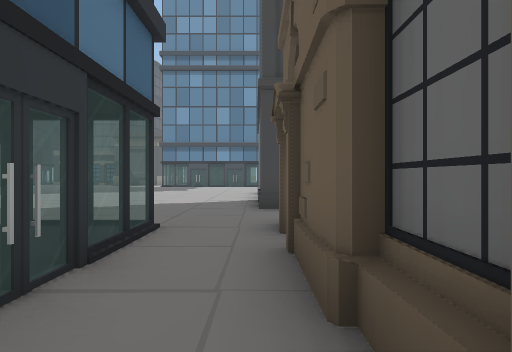
[1] (above)

24 first-person views from a walk through a scene from a Unity 3-D project. The camera is 1.5 m above the floor, looks level and sees 80° across. Doors are open. The floor is counted in squares, 2 m on a side. Each view is taken from the middle of a square. On the plan, view 1 faces up. The plan holds only what a view shows up to about 10 squares ahead; the rest is blank. The place goes on beyond the plan. The player is left out. Some surface patterns are stand-ins.

[2]
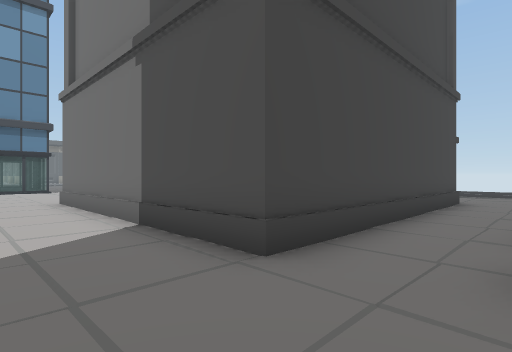

[3]
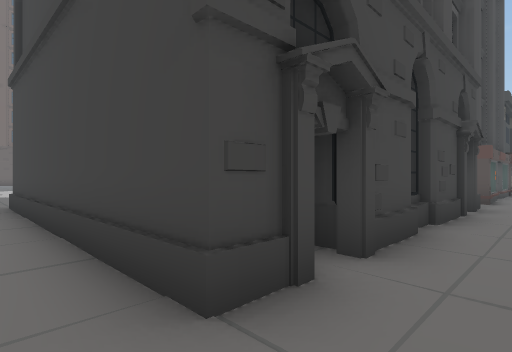

[4]
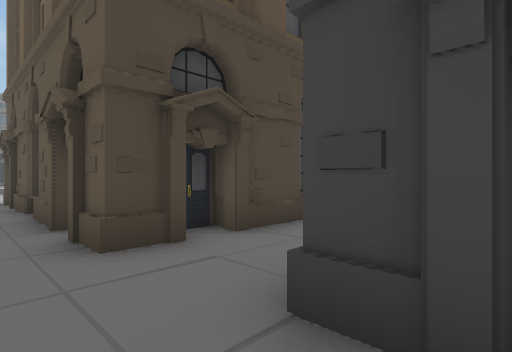

[5]
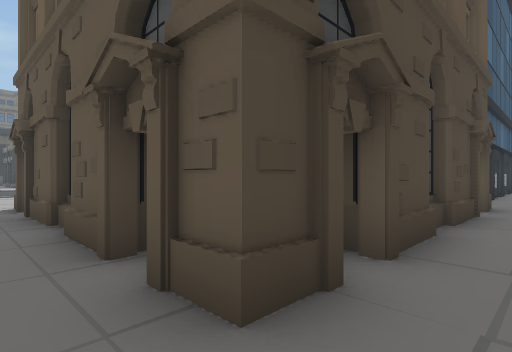

[6]
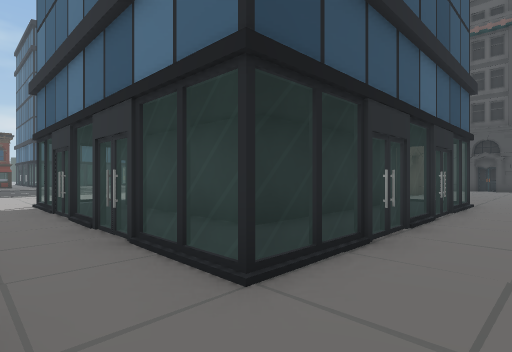

[7]
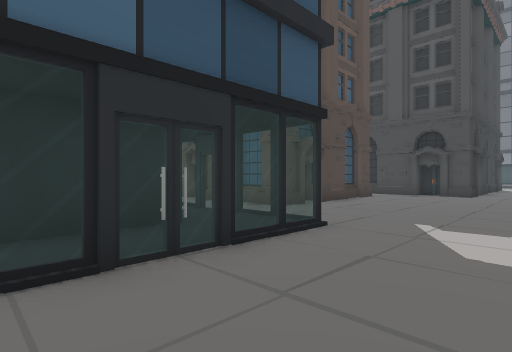

[8]
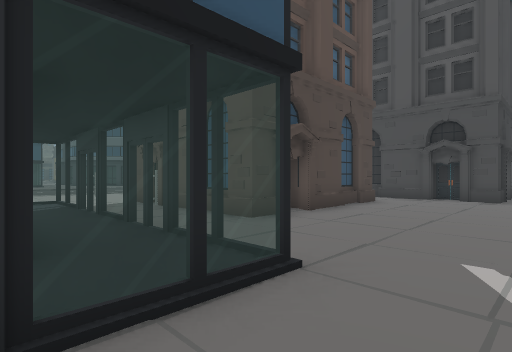

[9]
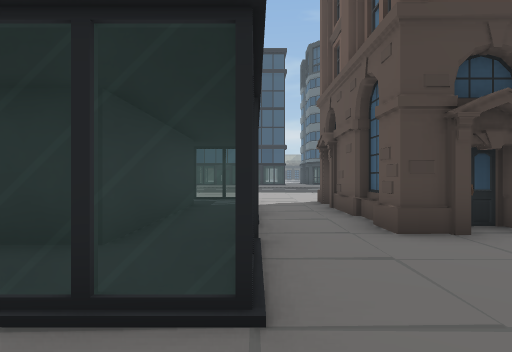

[10]
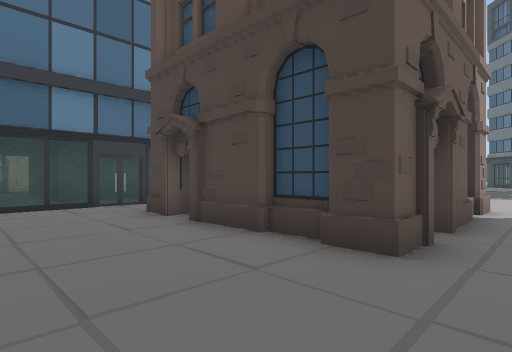

[11]
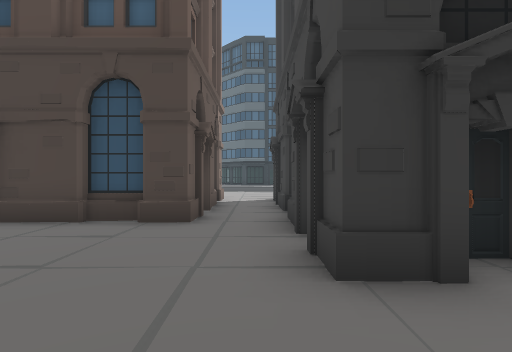

[12]
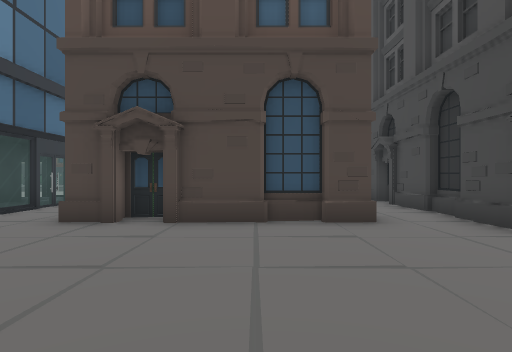

[13]
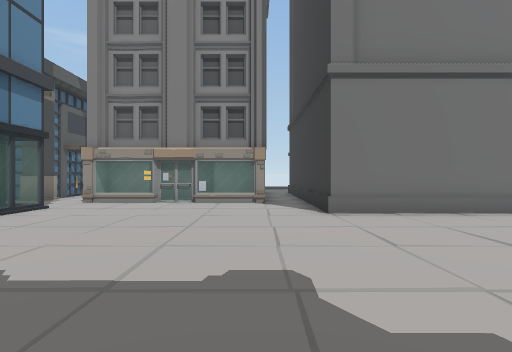

[14]
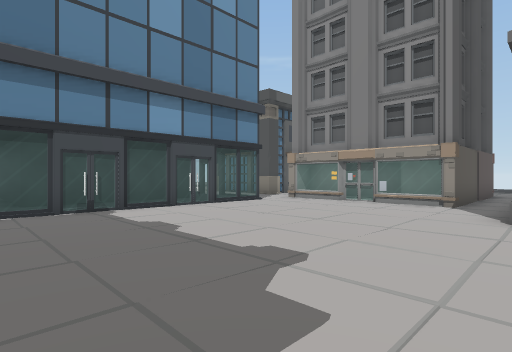

[15]
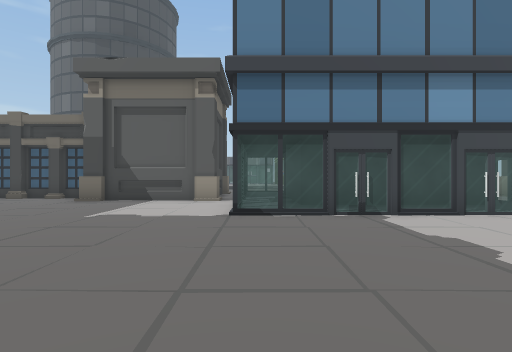

[16]
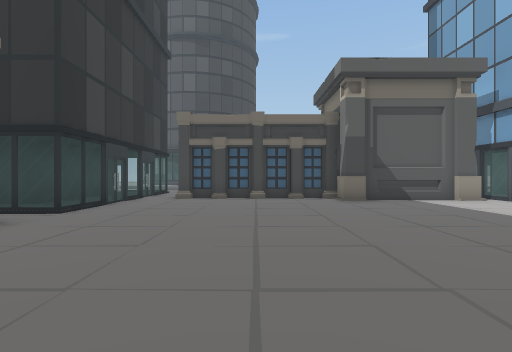

[17]
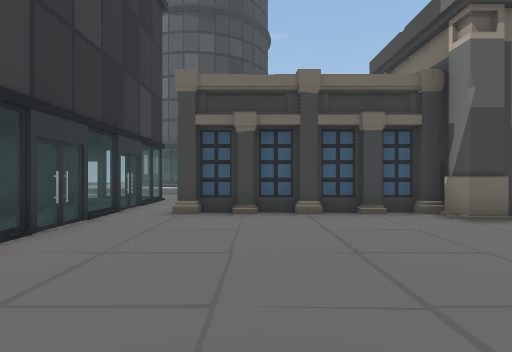

[18]
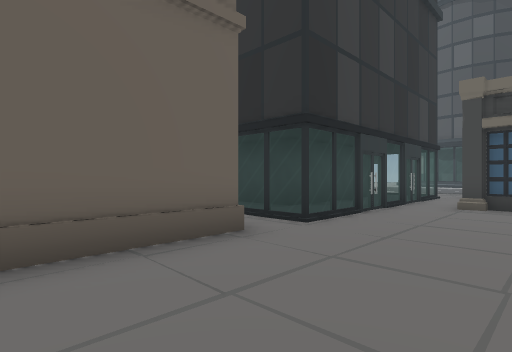

[19]
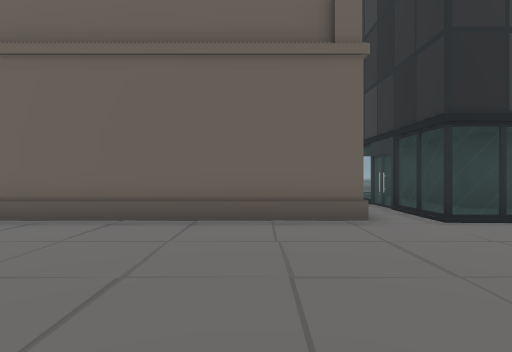

[20]
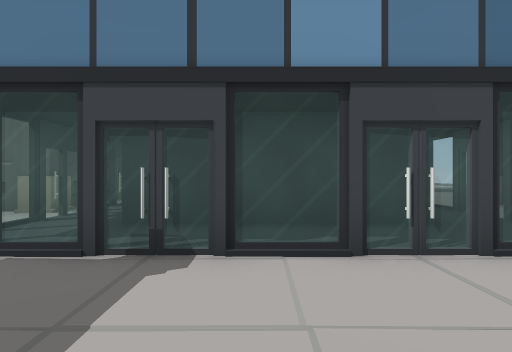

[21]
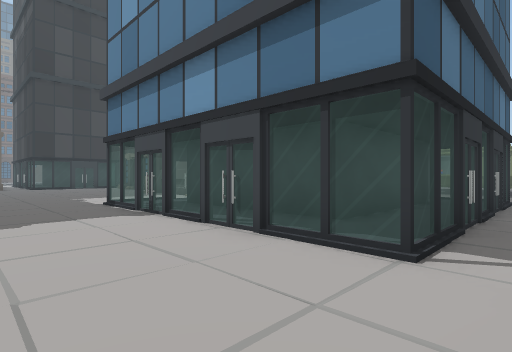

[22]
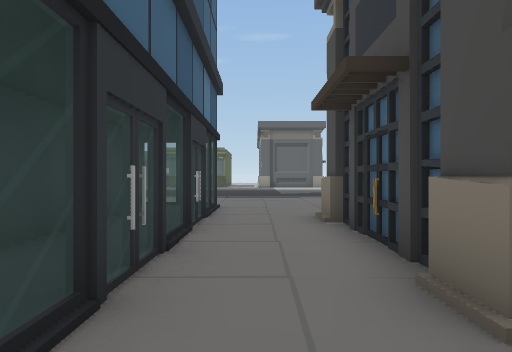

[23]
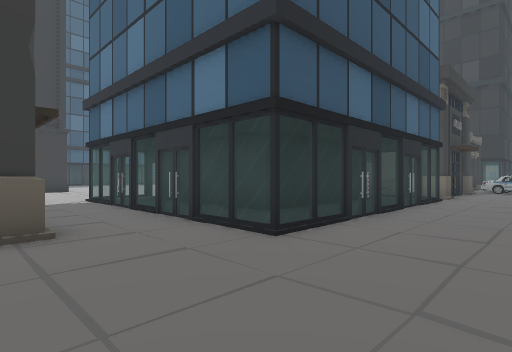

[24]
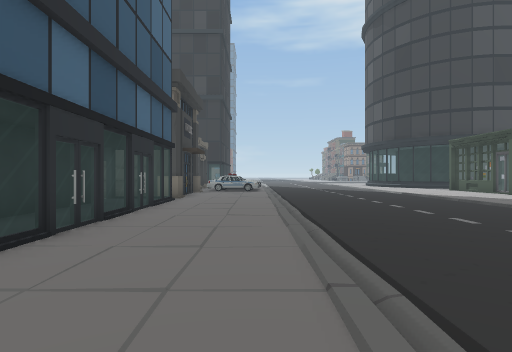

### Floor plan
Key: @ floor where view 1 was taken; # wall or solid block; . floor; = window, fence, low wall or low ledge; O other object.
Columns run from 19 left of view 1 to 9 right of it. Each row starts with its distance up from view 1.
 37             ....
 36             .....
 35             .......
 34             ........
 33             .........
 32             .........
 31                       ..
 30
 29
 28 ==         O#====#===
 27 #=        OO#=#####.= ..
 26 #= OOOOOOOOO###   ##= OOO
 25 #=.####.OOOO#=#   =#=  OO
 24 #=      O  .#=#   =##  OO
 23 #=           =#   ##= OOO
 22 #=           =#####.= .
 21 ==           ========.O O
 20 O.                   .OOO
 19  #  .                .=  OO
 18  #    .         .    .=  O=
 17  #  .                .OO O
 16  #           .       .OOOO#
 15  #   .       .
 14  #           .     #O    OO
 13                    #O    OO.
 12                    #O     O.
 11                    #O     O.
 10                    #O     O.
  9                    #O    OO.
  8                    #O    OO..
  7   .  .        .    ########.
  6           . .      .        .
  5  O.              .  O#O#O##O
  4 ##        ==#=====. #    OO#
  3 O#        =.#####=..#    OO#
  2 OO ###### =.#   #=..O      #
  1  # #OOOO# =.#   #=. O      #
  0  O #OOOOO =.#   #=.@O      #
 -1  # #OO  O =.#   #=       OO#
 -2  # #OO  # =##   #=       OO#

Where each view was taken, in squares from view 1:
view 1: 0 up, 0 right, facing up
view 2: 5 up, 2 left, facing up-right
view 3: 6 up, 9 right, facing up-left
view 4: 8 up, 9 right, facing down-left
view 5: 6 up, 9 right, facing down-left
view 6: 6 up, 0 right, facing down-left
view 7: 7 up, 5 left, facing down-left
view 8: 6 up, 7 left, facing down-left
view 9: 6 up, 9 left, facing down
view 10: 5 up, 17 left, facing down-right
view 11: 7 up, 17 left, facing down
view 12: 7 up, 14 left, facing down
view 13: 16 up, 6 left, facing right
view 14: 14 up, 6 left, facing up-right
view 15: 15 up, 6 left, facing up
view 16: 15 up, 14 left, facing up
view 17: 19 up, 15 left, facing up
view 18: 17 up, 15 left, facing up-left
view 19: 18 up, 13 left, facing left
view 20: 18 up, 3 left, facing up
view 21: 18 up, 2 right, facing up-left
view 22: 21 up, 2 right, facing up
view 23: 31 up, 4 right, facing down-left
view 24: 31 up, 3 right, facing left
